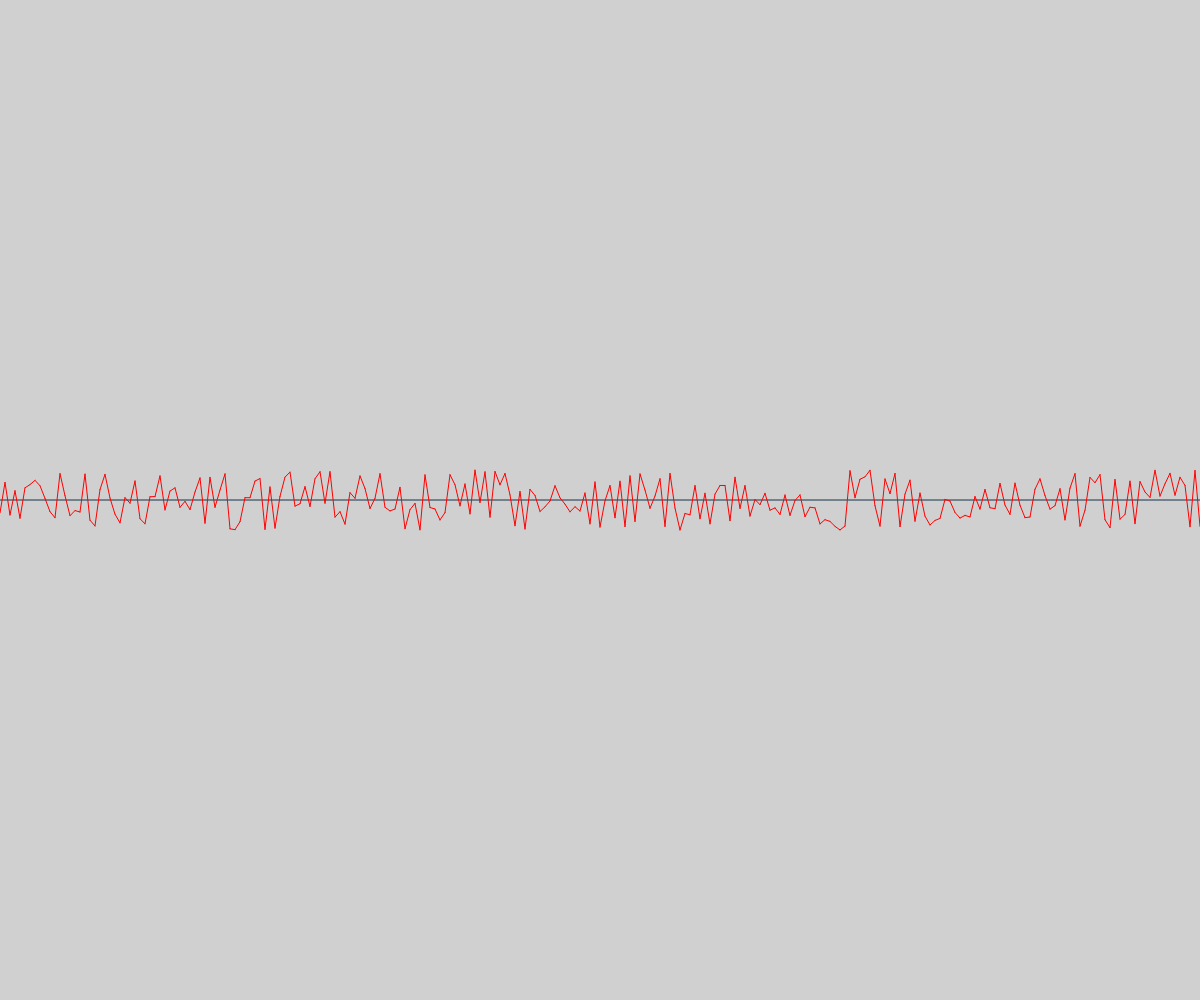
Frame 1 (no input)
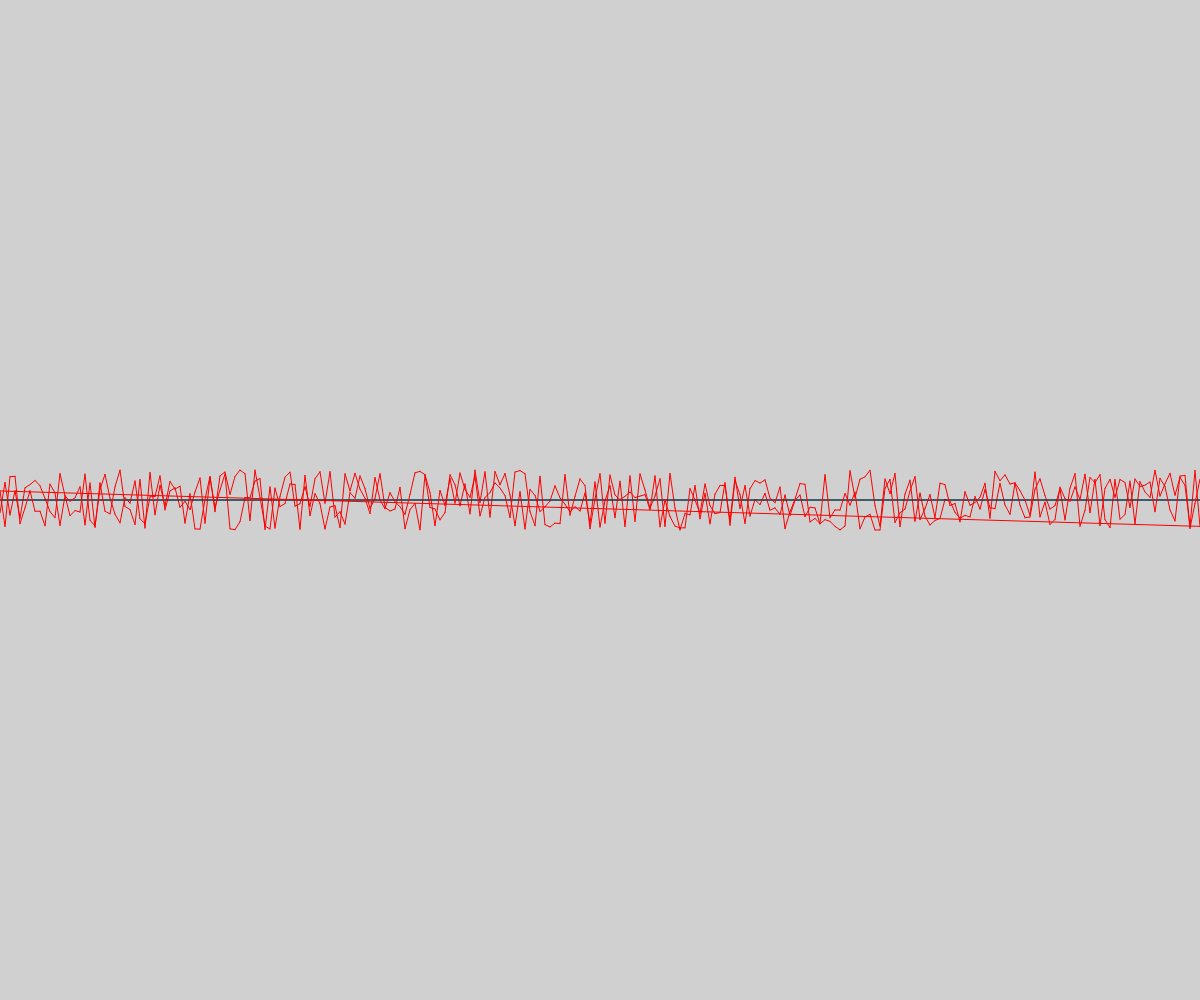
Frame 2 (the mouse pressed at the canvas centre, redrawn once)

The p5.js sketch that drew these frames (run headless with seeded random() and noise() and a simulated clock; the mouse was pressed at the canvas centre and the sketch redrawn once):

// p5.js sketch
// ── sketch.js
// Create a jagged line using random

var step = 10;
var lastX = -10;
let lastY;
let middle;
var y = 50;

function setup() {
    createCanvas(windowWidth, windowHeight);
    background(208);
    smooth();
    noLoop();
    noFill();
}

function draw() {
    stroke(20, 50, 70);
    middle = height / 2;
    line(0, middle, width, height / 2);

    stroke('red');
    for (i = 0; i <= width; i += 5) {
        y = random(middle - 30, middle + 30);
        line(i, y, lastX, lastY);
        // line(i, height/2, lastX, lastY);
        lastX = i;
        lastY = y;
    }
}
